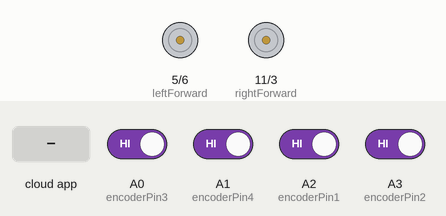
This sketch was run on a simulated Arduino Uno, built with avr-gcc and run on an emulated ATmega328P. Shown: motor-driver pin pairs drawn as motors (green arrow = first pin HIGH = forward, orange = second pin HIGH = backward, longer = more drive). The test bench sets the inputs (shaded band); at power-on: A0 (encoderPin3), A1 (encoderPin4), A2 (encoderPin1), A3 (encoderPin2) HIGH. The ROS host is connected and sends only what is stated.

Above: at 1.2 s.
1.3 s: the phone or cloud app sets linear.x to -100
At 1.46 s:
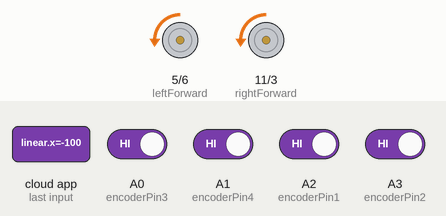
4.3 s: the phone or cloud app sets angular.z to -100
At 4.79 s:
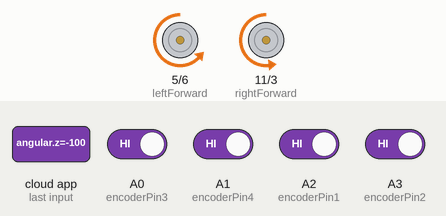
7.3 s: the phone or cloud app sets linear.x to 0
At 7.86 s:
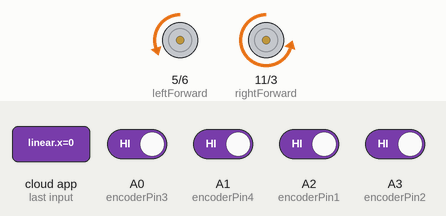
10.3 s: the phone or cloud app sets linear.x to 100
At 10.57 s:
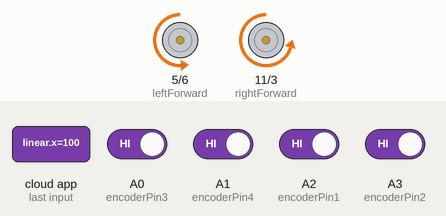
13.3 s: the phone or cloud app sets linear.x to 0
16.3 s: the phone or cloud app sets angular.z to 100
Timing chart, 0 to 41.0 s (numbered marks = the images above; inputs shaded):
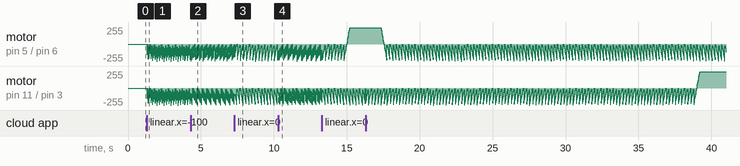

The sketch:

Arduino.ino
```cpp
#include <ros.h>
#include <ros/time.h>
#include <geometry_msgs/Twist.h>
#include <std_msgs/Float64.h>
#include <TimerOne.h>
#include "Variables.h"

// this function is called when the line nh.spinOnce() receives the message cmd_vel
void handle_cmd(const geometry_msgs::Twist& cmd_msg){
  linearSpeed = cmd_msg.linear.x;
  angularSpeed = cmd_msg.angular.z;
}

unsigned long lastTime = 0;

ros::Subscriber<geometry_msgs::Twist> sub("cmd_vel", &handle_cmd);      // see function handle_cmd

void PID();
void Position();
void Velocity();
void Motor();
void Publish();
void CMD_VEL();

void setup()
{
    PCMSK1 = B00001111;   // enable PCINT8, PCINT9, PCINT10, PCINT11, interrupt for encoders and
    PCIFR = B00000000;    // clear all interrupt flags
    PCICR = B00000010;    // enable PCIE1 group

    pinMode(rightForward, OUTPUT);
    pinMode(rightBackward, OUTPUT);
    pinMode(leftForward, OUTPUT);
    pinMode(leftBackward, OUTPUT);
    pinMode(encoderPin1, INPUT_PULLUP);
    pinMode(encoderPin2, INPUT_PULLUP);
    pinMode(encoderPin3, INPUT_PULLUP);
    pinMode(encoderPin4, INPUT_PULLUP);

    digitalWrite(encoderPin1, HIGH); //turn pullup resistor on
    digitalWrite(encoderPin2, HIGH); //turn pullup resistor on
    digitalWrite(encoderPin3, HIGH); //turn pullup resistor on
    digitalWrite(encoderPin4, HIGH); //turn pullup resistor on

    nh.initNode();
    nh.getHardware()->setBaud(57600);
    nh.subscribe(sub);
    nh.advertise(pub_pos);
    nh.advertise(pub_vel);
    //nh.advertise(pub_cur_vel);
    //nh.advertise(pub_puls_L);
    //nh.advertise(pub_puls_R);
    int lastTime = millis();
}

void loop()
{
  nh.spinOnce();                            // check for subscriber messages in ROS
  if(millis() - lastTime >= 25)             // make sure loop takes at least 50ms
  {
    lastTime = millis();
    if(nh.connected())                      // check for connection between the Arduino and ROS
    {
      CMD_VEL();
      Velocity();
      Position();
      PID();
      Motor();
      Publish();
    }
    else{                                   // if connection is lost, set the most important values to zero
      linearSpeed = 0;
      angularSpeed = 0;

      digitalWrite(rightForward, LOW);
      digitalWrite(rightBackward, LOW);
      digitalWrite(leftForward, LOW);
      digitalWrite(leftBackward, LOW);
    }
  }
}

// this function publishes every value generated in this Arduino file to ROS
// this is done because the serial monitor of Arduino does not work properly when connected with ROS
void Publish()
{
    vel_msg.linear.x = vx;
    vel_msg.angular.z = vth;

    //cur_vel_msg.linear.x = vx * 40;
    //cur_vel_msg.angular.z = vth * 40;

    pos_msg.linear.x = x;
    pos_msg.linear.y = y;
    pos_msg.angular.z = th;

    //pulses_left.data = LeftWheel.pulsesPerSecond;
    //pulses_right.data = RightWheel.pulsesPerSecond;

    pub_pos.publish(&pos_msg);
    //pub_cur_vel.publish(&cur_vel_msg);
    pub_vel.publish(&vel_msg);
    //pub_puls_L.publish(&pulses_left);
    //pub_puls_R.publish(&pulses_right);

    nh.spinOnce();
}

// this function calculates the speed at which the left and right wheel have to rotate to accomadate the linearSpeed and angularSpeed we receive from ROS
void CMD_VEL()
{
    LeftWheel.radiantsPerSecond = ((2 * linearSpeed) - (angularSpeed * baseLine)) / (2 * wheelRadius);
    LeftWheel.speedCommand = (LeftWheel.radiantsPerSecond  * wheelRadius) / meterPerPuls;                 // this is the result we feed into the PID controller

    RightWheel.radiantsPerSecond  = ((2 * linearSpeed) + (angularSpeed * baseLine)) / (2 * wheelRadius);
    RightWheel.speedCommand = (RightWheel.radiantsPerSecond  * wheelRadius) / meterPerPuls;               // this is the result we feed into the PID controller
}

// this function calculates the current speed of the robot
void Velocity()
{
    // calculate pulses per second from the encoders
    LeftWheel.pulsesPerSecond = LeftWheel.encoderValue * 40;                // the sample time is 25ms so that's why we multiply with 40
    RightWheel.pulsesPerSecond = RightWheel.encoderValue * 40;

    // calculate current speed in meters per sample (25 ms)
    LeftWheel.linearVelocity = (LeftWheel.encoderValue * meterPerPuls);
    RightWheel.linearVelocity = (RightWheel.encoderValue * meterPerPuls);

    // reset encoder count
    LeftWheel.encoderValue = 0;
    RightWheel.encoderValue = 0;

    // calculate origin speed of the robot per sample (25 ms)
    vx = (RightWheel.linearVelocity + LeftWheel.linearVelocity) / 2;
    vy = 0.0;
    vth = ((RightWheel.linearVelocity - LeftWheel.linearVelocity) / (baseLine));
}

// this function calculates the position of the robot
// we need this for our odom frame
void Position()
{
    //  calculate distance travelled
    double delta_x = vx * cos(th);
    double delta_y = vx * sin(th);
    double delta_th = vth;

    // calculate current position
    x += delta_x;
    y += delta_y;
    th += delta_th;
}

// this function controls the speed of the robot based on the current error
void PID()
{
    // calculate current error
    LeftWheel.error = LeftWheel.speedCommand - LeftWheel.pulsesPerSecond;
    RightWheel.error = RightWheel.speedCommand - RightWheel.pulsesPerSecond;

    // calculate integral error
    LeftWheel.somError = LeftWheel.somError + LeftWheel.error;
    RightWheel.somError = RightWheel.somError + RightWheel.error;

    // calculate differential error
    LeftWheel.deltaError = LeftWheel.error - LeftWheel.previousError;
    RightWheel.deltaError = RightWheel.error - RightWheel.previousError;

    // set previous error to current error
    LeftWheel.previousError = LeftWheel.error;
    RightWheel.previousError = RightWheel.error;

    // calculate output needed to reach the speed command
    LeftWheel.totalOutput = (Kp * LeftWheel.error) + (Ki * LeftWheel.somError) + (Kd * LeftWheel.deltaError);
    RightWheel.totalOutput = (Kp * RightWheel.error) + (Ki * RightWheel.somError) + (Kd * RightWheel.deltaError);

    if(LeftWheel.totalOutput > 26500)   // limiter set, otherwise the output will get to large and the robot will display undefined behavior
    {
      LeftWheel.totalOutput = 26500;    // max speed of the robot
    }

    if(RightWheel.totalOutput > 26500)
    {
      RightWheel.totalOutput = 26500;
    }
}

// this function uses the calculated totalOutput in PID to drive the wheels
void Motor()
{
    if(LeftWheel.totalOutput < 0)                                                   // for driving backward
    {
        LeftWheel.totalOutput = LeftWheel.totalOutput * -1;
        digitalWrite(leftForward, LOW);                                             // set forward output LOW otherwise, forward and backward will both be active and the robot will not move
        analogWrite(leftBackward, (int) (LeftWheel.totalOutput / (27.04 * 4)));     // the totalOutput is divided by (27.04 * 4) because the robot can only accept values from 0 to 255
    }else                                                                           // for driving forward
    {
        digitalWrite(leftBackward, LOW);
        analogWrite(leftForward, (int) (LeftWheel.totalOutput / (27.04 * 4)));
    }

    if(RightWheel.totalOutput < 0)                                                  // for driving backward
    {
        RightWheel.totalOutput = RightWheel.totalOutput * -1;
        digitalWrite(rightForward, LOW);
        analogWrite(rightBackward, (int) (RightWheel.totalOutput / (27.04 * 4)));
    }else                                                                           // for driving forward
    {
        digitalWrite(rightBackward, LOW);
        analogWrite(rightForward, (int) (RightWheel.totalOutput / (27.04 * 4)));
    }
}

// Interrupt for the encoder on the left and right wheel
ISR(PCINT1_vect)
{
    int MSB_L = digitalRead(encoderPin3);
    int LSB_L = digitalRead(encoderPin4);
    int MSB_R = digitalRead(encoderPin1);
    int LSB_R = digitalRead(encoderPin2);

    int encoded_L = (MSB_L << 1) |LSB_L;
    int sum_L = (lastEncodedB << 2) | encoded_L;

    int encoded_R = (MSB_R << 1) |LSB_R;
    int sum_R = (lastEncodedA << 2) | encoded_R;

    if(sum_L == 0b1101 || sum_L == 0b0100 || sum_L == 0b0010 || sum_L == 0b1011) LeftWheel.encoderValue ++;
    if(sum_L == 0b1110 || sum_L == 0b0111 || sum_L == 0b0001 || sum_L == 0b1000) LeftWheel.encoderValue --;

    if(sum_R == 0b1101 || sum_R == 0b0100 || sum_R == 0b0010 || sum_R == 0b1011) RightWheel.encoderValue ++;
    if(sum_R == 0b1110 || sum_R == 0b0111 || sum_R == 0b0001 || sum_R == 0b1000) RightWheel.encoderValue --;

    lastEncodedB = encoded_L;
    lastEncodedA = encoded_R;
}
```

Variables.h
```cpp
#ifndef VARIABLES_H
#define VARIABLES_H

#define leftBackward  6
#define leftForward 5

#define rightForward   11
#define rightBackward  3

#define M_PI  3.14159265358979323846

int encoderPin1 = A2;
int encoderPin2 = A3;
int encoderPin3 = A0;
int encoderPin4 = A1;

struct Wheel {
    double speedCommand = 0;
    double totalOutput = 0;
    double error = 0;
    double somError = 0;
    double deltaError = 0;
    double previousError = 0;

    double encoderValue = 0;
    double pulsesPerSecond = 0;
    double linearVelocity = 0;
    double radiantsPerSecond = 0;
} LeftWheel, RightWheel;

double Kp = 0.2;
double Ki = 0.4;
double Kd = 0.0;

volatile long lastEncodedA = 0;
volatile long lastEncodedB = 0;

double pulsesPerRotation = 27466;
double meterPerPuls = 0.0000343143;
double wheelRadius = 0.15;            // meters
double baseLine = 0.56;               // meters

double linearSpeed = 0;
double angularSpeed = 0;

ros::NodeHandle nh;

//geometry_msgs::Twist cur_vel_msg;
geometry_msgs::Twist vel_msg;
geometry_msgs::Twist pos_msg;
//std_msgs::Float64 pulses_left;
//std_msgs::Float64 pulses_right;

//ros::Publisher pub_odom("odom_xy", &odom_msg);
//ros::Publisher pub_cur_vel("current_real_vel_xyz", &cur_vel_msg);
ros::Publisher pub_vel("current_vel_xyz", &vel_msg);
ros::Publisher pub_pos("current_pos_xz", &pos_msg);
//ros::Publisher pub_puls_L("pulses_left", &pulses_left);
//ros::Publisher pub_puls_R("pulses_right", &pulses_right);

double x = 0.0;
double y = 0.0;
double th = 0.0;

double vx = 0;
double vy = 0;
double vth = 0;

double delta_x = 0.0;
double delta_y = 0.0;
double delta_th = 0.0;

#endif /* VARIABLES_H */
```
